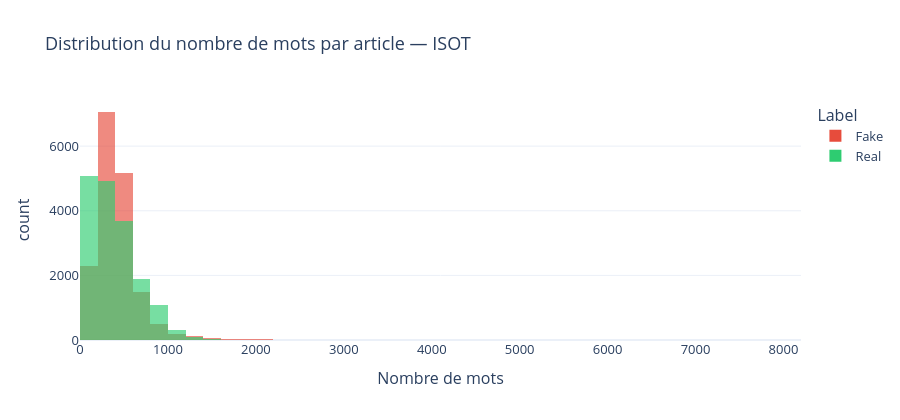

Source (notebook cell):
### Code cell
# Distribution du nombre de mots par article
fig = px.histogram(
    df, x="n_words", color="label_name",
    color_discrete_map=COLORS_BIN_MAP,
    nbins=80, barmode="overlay", opacity=0.65,
    title="Distribution du nombre de mots par article — ISOT",
    labels={"n_words": "Nombre de mots", "label_name": "Label"},
    template="plotly_white",
)
fig.update_layout(height=420, font=dict(size=13))
fig.show()

### Figure 1 — Plotly figure (JSON) as saved in the notebook; plotly's stock layout.template omitted (floating-point values rounded to 4 significant figures; data arrays with more than 128 entries replaced by an {"elided": "..."} marker saying what was removed)
{"data": [{"bingroup": "x", "hovertemplate": "Label=Fake<br>Nombre de mots=%{x}<br>count=%{y}<extra></extra>", "legendgroup": "Fake", "marker": {"color": "#e74c3c", "opacity": 0.65, "pattern": {"shape": ""}}, "name": "Fake", "nbinsx": 80, "orientation": "v", "showlegend": true, "type": "histogram", "x": {"elided": "17046 int values"}, "xaxis": "x", "yaxis": "y"}, {"bingroup": "x", "hovertemplate": "Label=Real<br>Nombre de mots=%{x}<br>count=%{y}<extra></extra>", "legendgroup": "Real", "marker": {"color": "#2ecc71", "opacity": 0.65, "pattern": {"shape": ""}}, "name": "Real", "nbinsx": 80, "orientation": "v", "showlegend": true, "type": "histogram", "x": {"elided": "17056 int values"}, "xaxis": "x", "yaxis": "y"}], "layout": {"barmode": "overlay", "font": {"size": 13}, "height": 420, "legend": {"title": {"text": "Label"}, "tracegroupgap": 0}, "title": {"text": "Distribution du nombre de mots par article — ISOT"}, "xaxis": {"anchor": "y", "domain": [0, 1], "title": {"text": "Nombre de mots"}}, "yaxis": {"anchor": "x", "domain": [0, 1], "title": {"text": "count"}}}}
